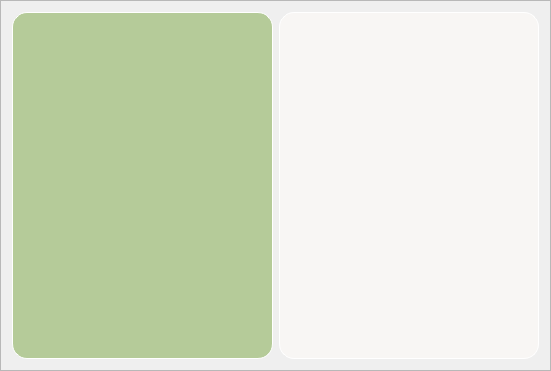
    <widget class="QFrame" name="frame_plan_note">
     <property name="geometry">
      <rect>
       <x>150</x>
       <y>370</y>
       <width>551</width>
       <height>371</height>
      </rect>
     </property>
     <property name="styleSheet">
      <string notr="true">#frame_plan_note{
	background-color: white;
	border-radius: 15;
	border: 1px solid white;
}</string>
     </property>
     <property name="frameShape">
      <enum>QFrame::StyledPanel</enum>
     </property>
     <property name="frameShadow">
      <enum>QFrame::Raised</enum>
     </property>
     <layout class="QHBoxLayout" name="horizontalLayout">
      <item>
       <widget class="QFrame" name="frame_plan">
        <property name="styleSheet">
         <string notr="true">#frame_plan{
	background-color: #B5CB99;
	border-radius: 15;
	border: 1px solid white;
}</string>
        </property>
        <property name="frameShape">
         <enum>QFrame::StyledPanel</enum>
        </property>
        <property name="frameShadow">
         <enum>QFrame::Raised</enum>
        </property>
        <widget class="QLabel" name="label_8">
         <property name="geometry">
          <rect>
           <x>5</x>
           <y>0</y>
           <width>31</width>
           <height>31</height>
          </rect>
         </property>
         <property name="text">
          <string/>
         </property>
         <property name="pixmap">
          <pixmap resource="ResourceFile.qrc">:/Icon/Image/icons8-plan-30.png</pixmap>
         </property>
         <property name="scaledContents">
          <bool>true</bool>
         </property>
        </widget>
       </widget>
      </item>
      <item>
       <widget class="QFrame" name="frame_note">
        <property name="styleSheet">
         <string notr="true">#frame_note{
	background-color: #F8F6F4;
	border-radius: 15;
	border: 1px solid white;
}</string>
        </property>
        <property name="frameShape">
         <enum>QFrame::StyledPanel</enum>
        </property>
        <property name="frameShadow">
         <enum>QFrame::Raised</enum>
        </property>
        <widget class="QLabel" name="label_7">
         <property name="geometry">
          <rect>
           <x>5</x>
           <y>5</y>
           <width>25</width>
           <height>25</height>
          </rect>
         </property>
         <property name="text">
          <string/>
         </property>
         <property name="pixmap">
          <pixmap resource="ResourceFile.qrc">:/Icon/Image/icons8-note-30.png</pixmap>
         </property>
         <property name="scaledContents">
          <bool>true</bool>
         </property>
        </widget>
       </widget>
      </item>
     </layout>
    </widget>
